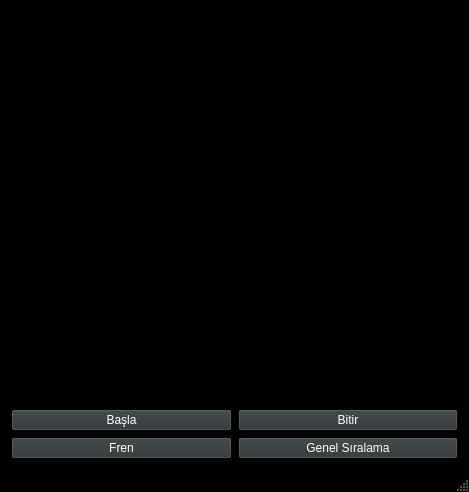
<?xml version="1.0" encoding="UTF-8"?>
<ui version="4.0">
 <class>saytek</class>
 <widget class="QMainWindow" name="saytek">
  <property name="geometry">
   <rect>
    <x>0</x>
    <y>0</y>
    <width>469</width>
    <height>492</height>
   </rect>
  </property>
  <property name="sizePolicy">
   <sizepolicy hsizetype="Fixed" vsizetype="Fixed">
    <horstretch>0</horstretch>
    <verstretch>0</verstretch>
   </sizepolicy>
  </property>
  <property name="palette">
   <palette>
    <active>
     <colorrole role="WindowText">
      <brush brushstyle="SolidPattern">
       <color alpha="255">
        <red>255</red>
        <green>255</green>
        <blue>255</blue>
       </color>
      </brush>
     </colorrole>
     <colorrole role="Button">
      <brush brushstyle="SolidPattern">
       <color alpha="255">
        <red>46</red>
        <green>52</green>
        <blue>54</blue>
       </color>
      </brush>
     </colorrole>
     <colorrole role="Light">
      <brush brushstyle="SolidPattern">
       <color alpha="255">
        <red>0</red>
        <green>0</green>
        <blue>0</blue>
       </color>
      </brush>
     </colorrole>
     <colorrole role="Midlight">
      <brush brushstyle="SolidPattern">
       <color alpha="255">
        <red>0</red>
        <green>0</green>
        <blue>0</blue>
       </color>
      </brush>
     </colorrole>
     <colorrole role="Dark">
      <brush brushstyle="SolidPattern">
       <color alpha="255">
        <red>0</red>
        <green>0</green>
        <blue>0</blue>
       </color>
      </brush>
     </colorrole>
     <colorrole role="Mid">
      <brush brushstyle="SolidPattern">
       <color alpha="255">
        <red>0</red>
        <green>0</green>
        <blue>0</blue>
       </color>
      </brush>
     </colorrole>
     <colorrole role="Text">
      <brush brushstyle="SolidPattern">
       <color alpha="255">
        <red>255</red>
        <green>255</green>
        <blue>255</blue>
       </color>
      </brush>
     </colorrole>
     <colorrole role="BrightText">
      <brush brushstyle="SolidPattern">
       <color alpha="255">
        <red>255</red>
        <green>255</green>
        <blue>255</blue>
       </color>
      </brush>
     </colorrole>
     <colorrole role="ButtonText">
      <brush brushstyle="SolidPattern">
       <color alpha="255">
        <red>255</red>
        <green>255</green>
        <blue>255</blue>
       </color>
      </brush>
     </colorrole>
     <colorrole role="Base">
      <brush brushstyle="SolidPattern">
       <color alpha="255">
        <red>0</red>
        <green>0</green>
        <blue>0</blue>
       </color>
      </brush>
     </colorrole>
     <colorrole role="Window">
      <brush brushstyle="SolidPattern">
       <color alpha="255">
        <red>0</red>
        <green>0</green>
        <blue>0</blue>
       </color>
      </brush>
     </colorrole>
     <colorrole role="Shadow">
      <brush brushstyle="SolidPattern">
       <color alpha="255">
        <red>0</red>
        <green>0</green>
        <blue>0</blue>
       </color>
      </brush>
     </colorrole>
     <colorrole role="AlternateBase">
      <brush brushstyle="SolidPattern">
       <color alpha="255">
        <red>0</red>
        <green>0</green>
        <blue>0</blue>
       </color>
      </brush>
     </colorrole>
     <colorrole role="ToolTipBase">
      <brush brushstyle="SolidPattern">
       <color alpha="255">
        <red>255</red>
        <green>255</green>
        <blue>220</blue>
       </color>
      </brush>
     </colorrole>
     <colorrole role="ToolTipText">
      <brush brushstyle="SolidPattern">
       <color alpha="255">
        <red>0</red>
        <green>0</green>
        <blue>0</blue>
       </color>
      </brush>
     </colorrole>
    </active>
    <inactive>
     <colorrole role="WindowText">
      <brush brushstyle="SolidPattern">
       <color alpha="255">
        <red>255</red>
        <green>255</green>
        <blue>255</blue>
       </color>
      </brush>
     </colorrole>
     <colorrole role="Button">
      <brush brushstyle="SolidPattern">
       <color alpha="255">
        <red>46</red>
        <green>52</green>
        <blue>54</blue>
       </color>
      </brush>
     </colorrole>
     <colorrole role="Light">
      <brush brushstyle="SolidPattern">
       <color alpha="255">
        <red>0</red>
        <green>0</green>
        <blue>0</blue>
       </color>
      </brush>
     </colorrole>
     <colorrole role="Midlight">
      <brush brushstyle="SolidPattern">
       <color alpha="255">
        <red>0</red>
        <green>0</green>
        <blue>0</blue>
       </color>
      </brush>
     </colorrole>
     <colorrole role="Dark">
      <brush brushstyle="SolidPattern">
       <color alpha="255">
        <red>0</red>
        <green>0</green>
        <blue>0</blue>
       </color>
      </brush>
     </colorrole>
     <colorrole role="Mid">
      <brush brushstyle="SolidPattern">
       <color alpha="255">
        <red>0</red>
        <green>0</green>
        <blue>0</blue>
       </color>
      </brush>
     </colorrole>
     <colorrole role="Text">
      <brush brushstyle="SolidPattern">
       <color alpha="255">
        <red>255</red>
        <green>255</green>
        <blue>255</blue>
       </color>
      </brush>
     </colorrole>
     <colorrole role="BrightText">
      <brush brushstyle="SolidPattern">
       <color alpha="255">
        <red>255</red>
        <green>255</green>
        <blue>255</blue>
       </color>
      </brush>
     </colorrole>
     <colorrole role="ButtonText">
      <brush brushstyle="SolidPattern">
       <color alpha="255">
        <red>255</red>
        <green>255</green>
        <blue>255</blue>
       </color>
      </brush>
     </colorrole>
     <colorrole role="Base">
      <brush brushstyle="SolidPattern">
       <color alpha="255">
        <red>0</red>
        <green>0</green>
        <blue>0</blue>
       </color>
      </brush>
     </colorrole>
     <colorrole role="Window">
      <brush brushstyle="SolidPattern">
       <color alpha="255">
        <red>0</red>
        <green>0</green>
        <blue>0</blue>
       </color>
      </brush>
     </colorrole>
     <colorrole role="Shadow">
      <brush brushstyle="SolidPattern">
       <color alpha="255">
        <red>0</red>
        <green>0</green>
        <blue>0</blue>
       </color>
      </brush>
     </colorrole>
     <colorrole role="AlternateBase">
      <brush brushstyle="SolidPattern">
       <color alpha="255">
        <red>0</red>
        <green>0</green>
        <blue>0</blue>
       </color>
      </brush>
     </colorrole>
     <colorrole role="ToolTipBase">
      <brush brushstyle="SolidPattern">
       <color alpha="255">
        <red>255</red>
        <green>255</green>
        <blue>220</blue>
       </color>
      </brush>
     </colorrole>
     <colorrole role="ToolTipText">
      <brush brushstyle="SolidPattern">
       <color alpha="255">
        <red>0</red>
        <green>0</green>
        <blue>0</blue>
       </color>
      </brush>
     </colorrole>
    </inactive>
    <disabled>
     <colorrole role="WindowText">
      <brush brushstyle="SolidPattern">
       <color alpha="255">
        <red>0</red>
        <green>0</green>
        <blue>0</blue>
       </color>
      </brush>
     </colorrole>
     <colorrole role="Button">
      <brush brushstyle="SolidPattern">
       <color alpha="255">
        <red>46</red>
        <green>52</green>
        <blue>54</blue>
       </color>
      </brush>
     </colorrole>
     <colorrole role="Light">
      <brush brushstyle="SolidPattern">
       <color alpha="255">
        <red>0</red>
        <green>0</green>
        <blue>0</blue>
       </color>
      </brush>
     </colorrole>
     <colorrole role="Midlight">
      <brush brushstyle="SolidPattern">
       <color alpha="255">
        <red>0</red>
        <green>0</green>
        <blue>0</blue>
       </color>
      </brush>
     </colorrole>
     <colorrole role="Dark">
      <brush brushstyle="SolidPattern">
       <color alpha="255">
        <red>0</red>
        <green>0</green>
        <blue>0</blue>
       </color>
      </brush>
     </colorrole>
     <colorrole role="Mid">
      <brush brushstyle="SolidPattern">
       <color alpha="255">
        <red>0</red>
        <green>0</green>
        <blue>0</blue>
       </color>
      </brush>
     </colorrole>
     <colorrole role="Text">
      <brush brushstyle="SolidPattern">
       <color alpha="255">
        <red>0</red>
        <green>0</green>
        <blue>0</blue>
       </color>
      </brush>
     </colorrole>
     <colorrole role="BrightText">
      <brush brushstyle="SolidPattern">
       <color alpha="255">
        <red>255</red>
        <green>255</green>
        <blue>255</blue>
       </color>
      </brush>
     </colorrole>
     <colorrole role="ButtonText">
      <brush brushstyle="SolidPattern">
       <color alpha="255">
        <red>0</red>
        <green>0</green>
        <blue>0</blue>
       </color>
      </brush>
     </colorrole>
     <colorrole role="Base">
      <brush brushstyle="SolidPattern">
       <color alpha="255">
        <red>0</red>
        <green>0</green>
        <blue>0</blue>
       </color>
      </brush>
     </colorrole>
     <colorrole role="Window">
      <brush brushstyle="SolidPattern">
       <color alpha="255">
        <red>0</red>
        <green>0</green>
        <blue>0</blue>
       </color>
      </brush>
     </colorrole>
     <colorrole role="Shadow">
      <brush brushstyle="SolidPattern">
       <color alpha="255">
        <red>0</red>
        <green>0</green>
        <blue>0</blue>
       </color>
      </brush>
     </colorrole>
     <colorrole role="AlternateBase">
      <brush brushstyle="SolidPattern">
       <color alpha="255">
        <red>0</red>
        <green>0</green>
        <blue>0</blue>
       </color>
      </brush>
     </colorrole>
     <colorrole role="ToolTipBase">
      <brush brushstyle="SolidPattern">
       <color alpha="255">
        <red>255</red>
        <green>255</green>
        <blue>220</blue>
       </color>
      </brush>
     </colorrole>
     <colorrole role="ToolTipText">
      <brush brushstyle="SolidPattern">
       <color alpha="255">
        <red>0</red>
        <green>0</green>
        <blue>0</blue>
       </color>
      </brush>
     </colorrole>
    </disabled>
   </palette>
  </property>
  <property name="windowTitle">
   <string>Saytek</string>
  </property>
  <property name="windowIcon">
   <iconset>
    <normaloff>../../Downloads/saytek.jpg</normaloff>../../Downloads/saytek.jpg</iconset>
  </property>
  <widget class="QWidget" name="centralWidget">
   <layout class="QGridLayout" name="gridLayout">
    <item row="2" column="0">
     <widget class="QPushButton" name="start">
      <property name="sizePolicy">
       <sizepolicy hsizetype="Expanding" vsizetype="Fixed">
        <horstretch>0</horstretch>
        <verstretch>0</verstretch>
       </sizepolicy>
      </property>
      <property name="text">
       <string>Başla</string>
      </property>
     </widget>
    </item>
    <item row="2" column="1">
     <widget class="QPushButton" name="finish">
      <property name="sizePolicy">
       <sizepolicy hsizetype="Expanding" vsizetype="Fixed">
        <horstretch>0</horstretch>
        <verstretch>0</verstretch>
       </sizepolicy>
      </property>
      <property name="locale">
       <locale language="Turkish" country="Turkey"/>
      </property>
      <property name="text">
       <string>Bitir</string>
      </property>
     </widget>
    </item>
    <item row="3" column="1">
     <widget class="QPushButton" name="leadership">
      <property name="text">
       <string>Genel Sıralama</string>
      </property>
     </widget>
    </item>
    <item row="3" column="0">
     <widget class="QPushButton" name="break_2">
      <property name="text">
       <string>Fren</string>
      </property>
     </widget>
    </item>
    <item row="1" column="0" colspan="2">
     <widget class="QLabel" name="logo">
      <property name="enabled">
       <bool>true</bool>
      </property>
      <property name="sizePolicy">
       <sizepolicy hsizetype="Preferred" vsizetype="Preferred">
        <horstretch>0</horstretch>
        <verstretch>0</verstretch>
       </sizepolicy>
      </property>
      <property name="minimumSize">
       <size>
        <width>0</width>
        <height>193</height>
       </size>
      </property>
      <property name="layoutDirection">
       <enum>Qt::LeftToRight</enum>
      </property>
      <property name="text">
       <string/>
      </property>
     </widget>
    </item>
   </layout>
  </widget>
  <widget class="QMenuBar" name="menuBar">
   <property name="geometry">
    <rect>
     <x>0</x>
     <y>0</y>
     <width>469</width>
     <height>25</height>
    </rect>
   </property>
  </widget>
  <widget class="QStatusBar" name="statusBar"/>
 </widget>
 <layoutdefault spacing="6" margin="11"/>
 <resources/>
 <connections/>
</ui>
